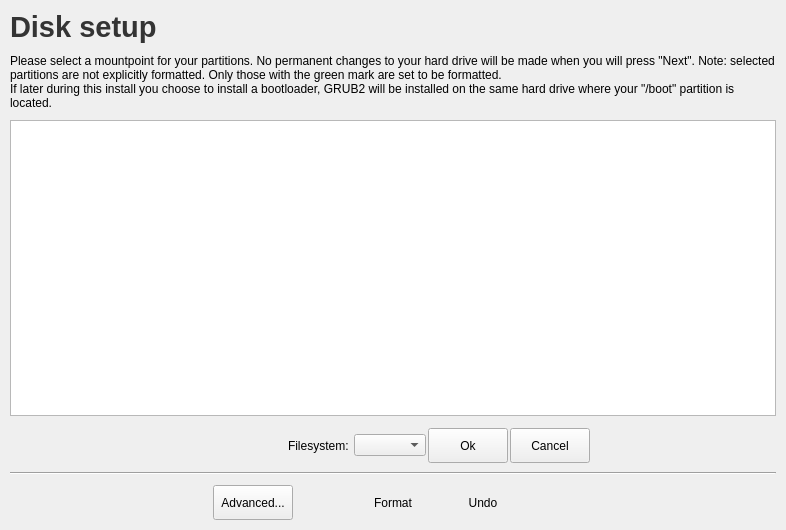
<?xml version="1.0" encoding="UTF-8"?>
<ui version="4.0">
 <class>Partition</class>
 <widget class="QWidget" name="Partition">
  <property name="geometry">
   <rect>
    <x>0</x>
    <y>0</y>
    <width>786</width>
    <height>530</height>
   </rect>
  </property>
  <property name="windowTitle">
   <string>Partition</string>
  </property>
  <layout class="QVBoxLayout" name="verticalLayout">
   <property name="spacing">
    <number>10</number>
   </property>
   <property name="margin">
    <number>10</number>
   </property>
   <item>
    <layout class="QHBoxLayout" name="horizontalLayout">
     <item>
      <widget class="QLabel" name="label">
       <property name="maximumSize">
        <size>
         <width>16777215</width>
         <height>50</height>
        </size>
       </property>
       <property name="font">
        <font>
         <pointsize>14</pointsize>
        </font>
       </property>
       <property name="text">
        <string>&lt;!DOCTYPE HTML PUBLIC &quot;-//W3C//DTD HTML 4.0//EN&quot; &quot;http://www.w3.org/TR/REC-html40/strict.dtd&quot;&gt;
&lt;html&gt;&lt;head&gt;&lt;meta name=&quot;qrichtext&quot; content=&quot;1&quot; /&gt;&lt;style type=&quot;text/css&quot;&gt;
p, li { white-space: pre-wrap; }
&lt;/style&gt;&lt;/head&gt;&lt;body style=&quot; font-family:'Bitstream Vera Sans'; font-size:9pt; font-weight:400; font-style:normal;&quot;&gt;
&lt;p style=&quot; margin-top:0px; margin-bottom:0px; margin-left:0px; margin-right:0px; -qt-block-indent:0; text-indent:0px; font-family:'Sans Serif'; font-size:10pt;&quot;&gt;&lt;span style=&quot; font-size:22pt; font-weight:600; color:#343434;&quot;&gt;Disk setup&lt;/span&gt;&lt;/p&gt;&lt;/body&gt;&lt;/html&gt;</string>
       </property>
      </widget>
     </item>
    </layout>
   </item>
   <item>
    <widget class="QLabel" name="descriptionLabel">
     <property name="maximumSize">
      <size>
       <width>16777215</width>
       <height>60</height>
      </size>
     </property>
     <property name="text">
      <string>Please select a mountpoint for your partitions. No permanent changes to your hard drive will be made when you will press &quot;Next&quot;. Note: selected partitions are not explicitly formatted. Only those with the green mark are set to be formatted.
If later during this install you choose to install a bootloader, GRUB2 will be installed on the same hard drive where your &quot;/boot&quot; partition is located.</string>
     </property>
     <property name="scaledContents">
      <bool>true</bool>
     </property>
     <property name="wordWrap">
      <bool>true</bool>
     </property>
    </widget>
   </item>
   <item>
    <widget class="PartitionViewWidget" name="treeWidget">
     <property name="rootIsDecorated">
      <bool>true</bool>
     </property>
     <property name="headerHidden">
      <bool>true</bool>
     </property>
     <column>
      <property name="text">
       <string notr="true">1</string>
      </property>
     </column>
    </widget>
   </item>
   <item>
    <layout class="QHBoxLayout" name="editPartitionLayout">
     <property name="spacing">
      <number>0</number>
     </property>
     <item>
      <layout class="QVBoxLayout" name="verticalLayout_2">
       <property name="spacing">
        <number>2</number>
       </property>
       <item>
        <layout class="QHBoxLayout" name="FileSystemLayout">
         <item>
          <layout class="QGridLayout" name="gridLayout">
           <item row="1" column="3">
            <widget class="QLabel" name="filesystemLabel">
             <property name="enabled">
              <bool>true</bool>
             </property>
             <property name="text">
              <string>Filesystem: </string>
             </property>
            </widget>
           </item>
           <item row="1" column="4" colspan="2">
            <widget class="KComboBox" name="filesystemBox">
             <property name="enabled">
              <bool>true</bool>
             </property>
            </widget>
           </item>
           <item row="0" column="9" rowspan="3">
            <spacer name="horizontalSpacer_4">
             <property name="orientation">
              <enum>Qt::Horizontal</enum>
             </property>
             <property name="sizeHint" stdset="0">
              <size>
               <width>40</width>
               <height>20</height>
              </size>
             </property>
            </spacer>
           </item>
           <item row="0" column="0" rowspan="3">
            <spacer name="horizontalSpacer">
             <property name="orientation">
              <enum>Qt::Horizontal</enum>
             </property>
             <property name="sizeHint" stdset="0">
              <size>
               <width>40</width>
               <height>20</height>
              </size>
             </property>
            </spacer>
           </item>
           <item row="1" column="7">
            <widget class="KPushButton" name="editPartitionCancelButton">
             <property name="minimumSize">
              <size>
               <width>0</width>
               <height>35</height>
              </size>
             </property>
             <property name="text">
              <string>Cancel</string>
             </property>
            </widget>
           </item>
           <item row="0" column="1" rowspan="3">
            <spacer name="horizontalSpacer_6">
             <property name="orientation">
              <enum>Qt::Horizontal</enum>
             </property>
             <property name="sizeHint" stdset="0">
              <size>
               <width>40</width>
               <height>20</height>
              </size>
             </property>
            </spacer>
           </item>
           <item row="0" column="8" rowspan="3">
            <spacer name="horizontalSpacer_5">
             <property name="orientation">
              <enum>Qt::Horizontal</enum>
             </property>
             <property name="sizeHint" stdset="0">
              <size>
               <width>40</width>
               <height>20</height>
              </size>
             </property>
            </spacer>
           </item>
           <item row="0" column="2" rowspan="3">
            <spacer name="horizontalSpacer_7">
             <property name="orientation">
              <enum>Qt::Horizontal</enum>
             </property>
             <property name="sizeHint" stdset="0">
              <size>
               <width>40</width>
               <height>20</height>
              </size>
             </property>
            </spacer>
           </item>
           <item row="1" column="6">
            <widget class="KPushButton" name="editPartitionOkButton">
             <property name="minimumSize">
              <size>
               <width>0</width>
               <height>35</height>
              </size>
             </property>
             <property name="text">
              <string>Ok</string>
             </property>
            </widget>
           </item>
          </layout>
         </item>
        </layout>
       </item>
       <item>
        <spacer name="verticalSpacer">
         <property name="orientation">
          <enum>Qt::Vertical</enum>
         </property>
         <property name="sizeType">
          <enum>QSizePolicy::Fixed</enum>
         </property>
         <property name="sizeHint" stdset="0">
          <size>
           <width>20</width>
           <height>5</height>
          </size>
         </property>
        </spacer>
       </item>
       <item>
        <widget class="Line" name="lowLine">
         <property name="orientation">
          <enum>Qt::Horizontal</enum>
         </property>
        </widget>
       </item>
      </layout>
     </item>
    </layout>
   </item>
   <item>
    <layout class="QHBoxLayout" name="horizontalLayout_2">
     <item>
      <spacer name="horizontalSpacer_2">
       <property name="orientation">
        <enum>Qt::Horizontal</enum>
       </property>
       <property name="sizeHint" stdset="0">
        <size>
         <width>40</width>
         <height>20</height>
        </size>
       </property>
      </spacer>
     </item>
     <item>
      <widget class="QPushButton" name="advancedButton">
       <property name="minimumSize">
        <size>
         <width>0</width>
         <height>35</height>
        </size>
       </property>
       <property name="toolTip">
        <string>Advanced...</string>
       </property>
       <property name="text">
        <string>Advanced...</string>
       </property>
      </widget>
     </item>
     <item>
      <widget class="QPushButton" name="refreshButton">
       <property name="minimumSize">
        <size>
         <width>35</width>
         <height>35</height>
        </size>
       </property>
       <property name="text">
        <string/>
       </property>
       <property name="checkable">
        <bool>false</bool>
       </property>
       <property name="flat">
        <bool>true</bool>
       </property>
      </widget>
     </item>
     <item>
      <widget class="QPushButton" name="formatButton">
       <property name="minimumSize">
        <size>
         <width>35</width>
         <height>35</height>
        </size>
       </property>
       <property name="toolTip">
        <string/>
       </property>
       <property name="text">
        <string>Format</string>
       </property>
       <property name="checkable">
        <bool>true</bool>
       </property>
       <property name="flat">
        <bool>true</bool>
       </property>
      </widget>
     </item>
     <item>
      <widget class="QPushButton" name="undoButton">
       <property name="minimumSize">
        <size>
         <width>35</width>
         <height>35</height>
        </size>
       </property>
       <property name="toolTip">
        <string>Undo</string>
       </property>
       <property name="text">
        <string>Undo</string>
       </property>
       <property name="flat">
        <bool>true</bool>
       </property>
      </widget>
     </item>
     <item>
      <widget class="QPushButton" name="unmountButton">
       <property name="minimumSize">
        <size>
         <width>35</width>
         <height>35</height>
        </size>
       </property>
       <property name="toolTip">
        <string>Unmount the selected partition</string>
       </property>
       <property name="text">
        <string/>
       </property>
       <property name="flat">
        <bool>true</bool>
       </property>
      </widget>
     </item>
     <item>
      <spacer name="horizontalSpacer_3">
       <property name="orientation">
        <enum>Qt::Horizontal</enum>
       </property>
       <property name="sizeHint" stdset="0">
        <size>
         <width>40</width>
         <height>20</height>
        </size>
       </property>
      </spacer>
     </item>
    </layout>
   </item>
  </layout>
 </widget>
 <customwidgets>
  <customwidget>
   <class>KPushButton</class>
   <extends>QPushButton</extends>
   <header>kpushbutton.h</header>
  </customwidget>
  <customwidget>
   <class>KComboBox</class>
   <extends>QComboBox</extends>
   <header>kcombobox.h</header>
  </customwidget>
  <customwidget>
   <class>PartitionViewWidget</class>
   <extends>QTreeWidget</extends>
   <header>src/pages/partitionpage.h</header>
  </customwidget>
 </customwidgets>
 <resources>
  <include location="../installer.qrc"/>
 </resources>
 <connections/>
</ui>
